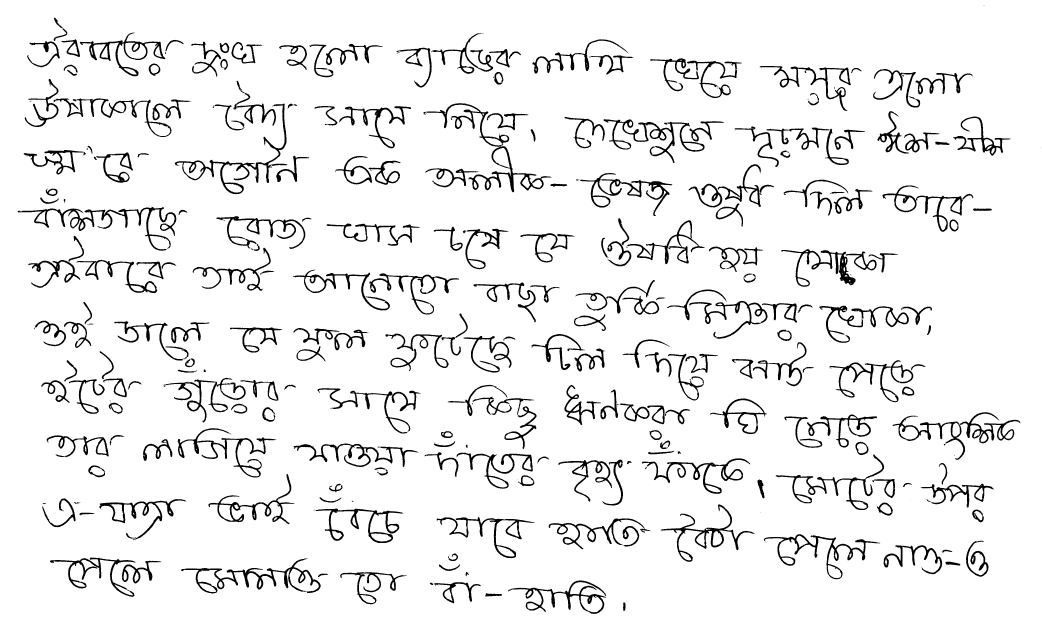
#> input picture cropped.png, 4166 x 2546 px (shown at 1/4 size)
$ python find_min_bounding_circles_and_rectangles.py
#> lines starting #> are read from the running program, lines starting #| are printed output that depends on the picture; after the words box and inside, x2 and y2 are one past the last pixel; in counts of white or black regions, pixels touching at a corner belong together; long printed decimals are rounded
#> in main, `cropped_img = cv.imread('cropped.png',0)`: cropped_img: shape (2546, 4166); 93.4% white; 408 black regions (136 under 20 px)
import cv2 as cv
import numpy as np
import math

def display_image(curimg, imgname):
    resized_image = cv.resize(curimg, (600, 700), interpolation=cv.INTER_AREA)
    cv.imshow(imgname, resized_image)
    cv.waitKey(0)
    cv.destroyAllWindows()


def find_contours(img):
    contours, hierarchy  = cv.findContours(img, cv.RETR_CCOMP, cv.CHAIN_APPROX_NONE)
#> contours = 847 contours, 292 with area under 20; largest, box (x1, y1, x2, y2) and area: (0, 0, 4166, 2546) 10599925, (1692, 412, 2207, 770) 23034, (724, 2233, 1284, 2375) 21698, (698, 413, 1151, 778) 18739, (70, 827, 707, 1004) 18254
    print("Number of contours = ", len(contours))
#| Number of contours =  847
    res_img = cv.cvtColor(img, cv.COLOR_GRAY2RGB)
#> res_img is the input picture: shape (2546, 4166, 3); 93.4% white; 408 black regions (136 under 20 px), largest, box (x1, y1, x2, y2) and area: (1693, 413, 2206, 769) 14946, (71, 828, 706, 1003) 14091, (725, 2234, 1283, 2374) 12712
    cv.drawContours(res_img, contours, -1, (0,255,0), 2)
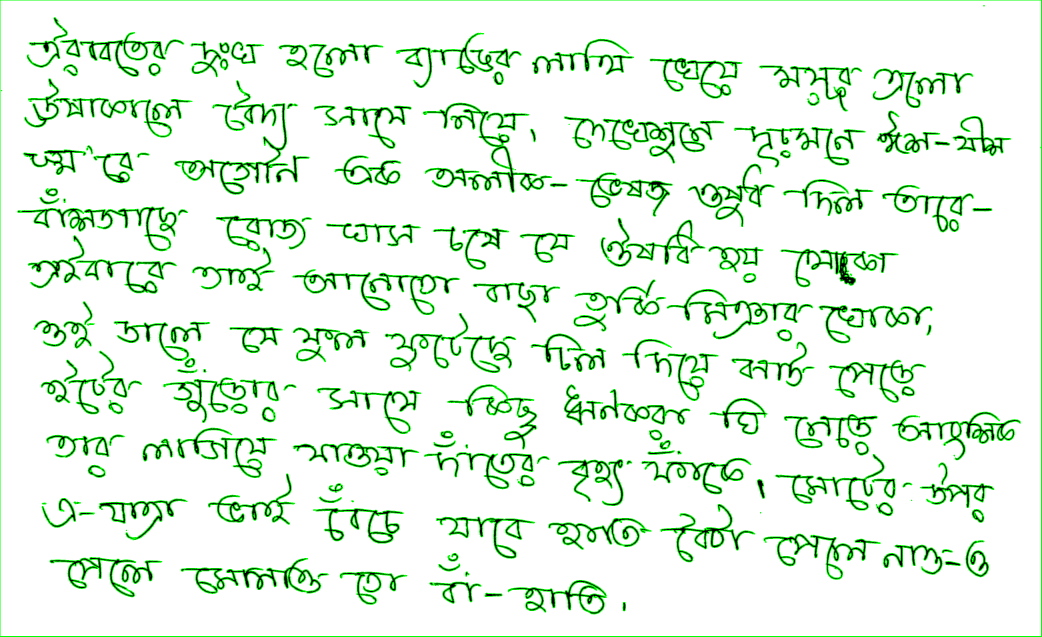
#> res_img: shape (2546, 4166, 3) (shown at 1/4 size); mean B, G, R 226.4, 244.5, 226.4
    cv.imwrite("contours_drawn_img.png", res_img)
    return contours, res_img

def main():

    cropped_img = cv.imread('cropped.png',0)
    ret, bin_image = cv.threshold(cropped_img, 155, 255, cv.THRESH_BINARY)
    contours_arr, contours_img = find_contours(bin_image)
#> contours_arr has the same summary as contours in find_contours

    rect_img = np.array(contours_img)

    widths = np.array([])
    heights = np.array([])
    rratios = np.array([])

    for e in contours_arr:
        cnt = e

        # compute straight bounding rectangle
        x,y,w,h = cv.boundingRect(cnt)
        # rect_img = cv.drawContours(rect_img,[cnt],0,(255,255,0),2)

        # print("w*h = ", w*h, "contour area = ", cv.contourArea(e))
        if w*h >= 500:
            rect_img = cv.rectangle(rect_img,(x,y),(x+w,y+h),(255,0,0),2)
            widths = np.append(widths, w)
            heights = np.append(heights, h)
            rratios = np.append(rratios, cv.contourArea(e)/(w*h))
#> this loop made 847 passes
#> (x, y, w, h, widths, heights, rratios) on passes 1, 3, 4, 5: (2109, 2412, 43, 25, [43], [25], [0.652]), (2323, 2384, 87, 65, [43, 87], [25, 65], [0.652, 0.664]), (1441, 2379, 59, 33, [43, 87, 59], [25, 65, 33], [0.652, 0.664, 0.565]), (2107, 2363, 20, 25, [43, 87, 59, 20], [25, 65, 33, 25], [0.652, 0.664, 0.565, 0.486])
#> (x, y, w, h, widths, heights) on passes 15, 18, 19, 21, 24: (538, 2289, 17, 38, [43, 87, 59, 20, 32, 74, 68, 51, 17], [25, 65, 33, 25, 46, 43, 35, 22, 38]), (1158, 2275, 117, 91, [43, 87, 59, 20, 32, 74, 68, 51, 17, 117], [25, 65, 33, 25, 46, 43, 35, 22, 38, 91]), (3311, 2261, 55, 52, [43, 87, 59, 20, 32, 74, 68, 51, 17, 117, 55], [25, 65, 33, 25, 46, 43, 35, 22, 38, 91, 52]), (3127, 2230, 48, 27, [43, 87, 59, 20, 32, 74, 68, 51, 17, 117, 55, 48], [25, 65, 33, 25, 46, 43, 35, 22, 38, 91, 52, 27]), (2721, 2208, 44, 34, [43, 87, 59, 20, 32, 74, 68, 51, 17, 117, 55, 48, 44], [25, 65, 33, 25, 46, 43, 35, 22, 38, 91, 52, 27, 34])
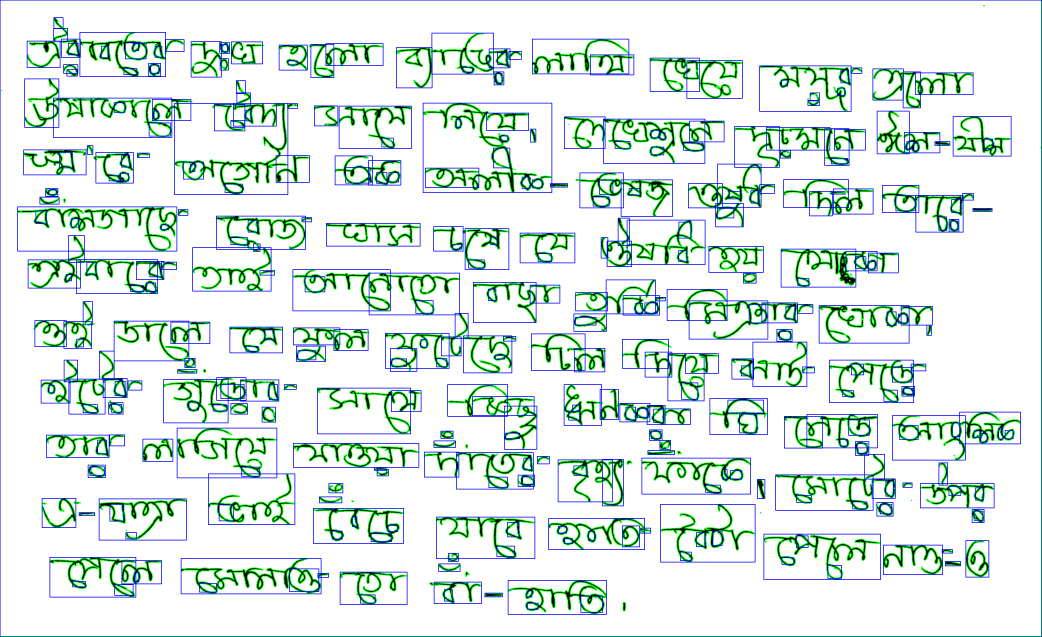
#> rect_img: shape (2546, 4166, 3) (shown at 1/4 size); mean B, G, R 229.6, 234.2, 218.5
#> after the loop, heights = 413 values, max 2546 at index 170, min 10 at index 334, mean 77.89; rratios = 413 values, max 0.999 at index 170, min 0.0842 at index 247, mean 0.412; widths = 413 values, max 4166 at index 170, min 17 at index 8, mean 119.8

    cv.imwrite("rectangles_drawn_over_contours.png", rect_img)

    circ_img = np.array(contours_img)

    radiuses = np.array([])
    cratios = np.array([])

    for e in contours_arr:
        cnt = e

        (x_axis,y_axis),radius = cv.minEnclosingCircle(cnt)

        center = (int(x_axis),int(y_axis))
        radius = int(radius)
        if radius >= 20:
            cv.circle(circ_img,center,radius,(0,0,255),2)
            radiuses = np.append(radiuses, radius)
            cratios = np.append(rratios, cv.contourArea(e)/(math.pi*radius*radius))
#> this loop made 847 passes
#> (x_axis, y_axis, radius, center, radiuses) on passes 1, 3, 6, 7, 8, 18, 19: (2129.9, 2421.9, 21, (2129, 2421), [21]), (2364.7, 2407, 47, (2364, 2406), [21, 47]), (1799.3, 2381, 23, (1799, 2381), [21, 47, 31, 23]), (494.5, 2359, 42, (494, 2359), [21, 47, 31, 23, 42]), (830.5, 2349, 36, (830, 2349), [21, 47, 31, 23, 42, 36]), (1219.3, 2315.3, 63, (1219, 2315), [21, 47, 31, 23, 42, 36, 26, 63]), (3336.5, 2284.5, 33, (3336, 2284), [21, 47, 31, 23, 42, 36, 26, 63, 33])
#> (x_axis, y_axis, radius, center) on passes 2, 5, 10, 12, 14, 15: (2358.5, 2398.5, 4, (2358, 2398)), (2116.5, 2375, 14, (2116, 2375)), (882.5, 2337.5, 12, (882, 2337)), (1038.5, 2335, 14, (1038, 2335)), (1205, 2311.5, 14, (1205, 2311)), (544, 2307.5, 18, (544, 2307))
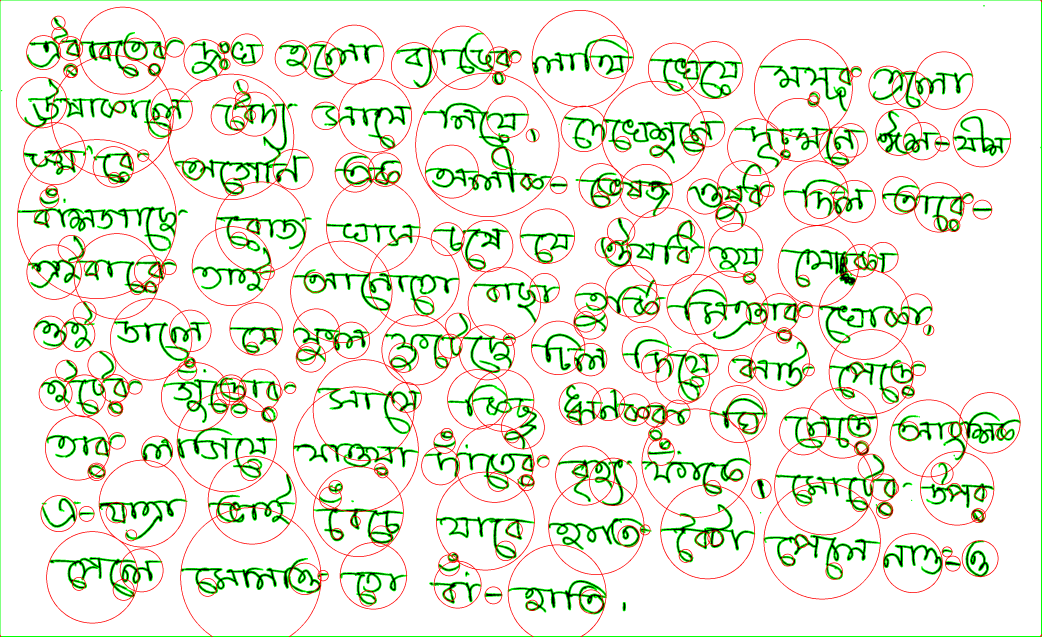
#> circ_img: shape (2546, 4166, 3) (shown at 1/4 size); mean B, G, R 217.9, 234.6, 228.3

    cv.imwrite("circles_drawn_over_contours.png", circ_img)


    MEDIAN_HEIGHT = np.median(heights)
    MEDIAN_WIDTH = np.median(widths)
    MEDIAN_RADIUS = np.median(radiuses)
    MEDIAN_RECTANGULARITY_RATIO = np.median(rratios)
    MEDIAN_CIRCULARITY_RATIO = np.median(cratios)
    MEDIAN_RECTANGULAR_AREA = MEDIAN_HEIGHT * MEDIAN_WIDTH
    MEDIAN_CIRCULAR_AREA = math.pi * MEDIAN_RADIUS * MEDIAN_RADIUS

    print("median height = ", np.median(heights))
#| median height =  52.0
    print("median width = ", np.median(widths))
#| median width =  61.0
    print("median radius = ", np.median(radiuses))
#| median radius =  42.0

    print("median rectangularity ratio = ", np.median(rratios))
#| median rectangularity ratio =  0.4055
    print("median circularity ratio = ", np.median(cratios))
#| median circularity ratio =  0.405
    return MEDIAN_HEIGHT,MEDIAN_WIDTH,MEDIAN_RADIUS,MEDIAN_RECTANGULARITY_RATIO,MEDIAN_CIRCULARITY_RATIO,MEDIAN_RECTANGULAR_AREA,MEDIAN_CIRCULAR_AREA

if __name__ == '__main__':
    main()
